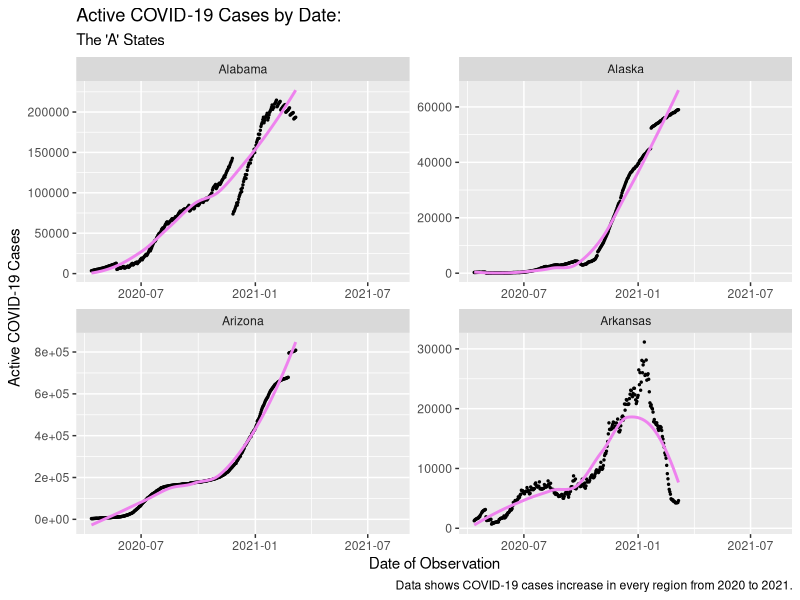
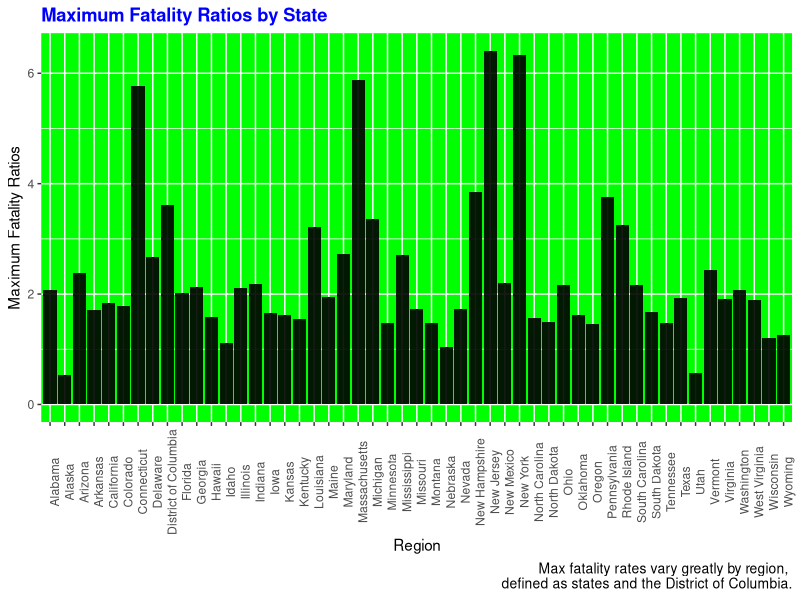
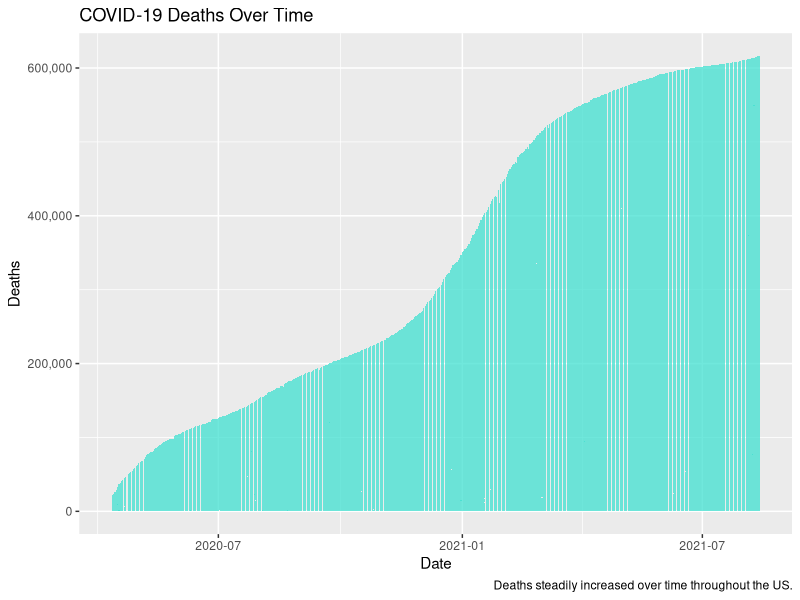

Source code (R) for these figures, in order:
library(tidyverse)
library(dplyr)
require(scales)

# Step I. 
  # This assigned the cleaned_covid_data.csv to a dataframe
df <- read_csv("cleaned_covid_data.csv")


# Step II. 
  # This is a subset of the previous dataframe that only includes states starting with "A"
Astates <- df[grepl("A", df$Province_State), ]


# Step III.
  # This is a plot of the previous subset, separated by state.
Astates %>% 
  ggplot(aes(x=Last_Update, y=Active)) +
  geom_point(size = 0.5, color = "black") +
  geom_smooth(se = FALSE, color = "violet") +
  facet_wrap(~Province_State, scales = "free") +
  labs(x="Date of Observation", 
       y="Active COVID-19 Cases", 
       title = "Active COVID-19 Cases by Date:",
       subtitle = "The 'A' States",
       caption = "Data shows COVID-19 cases increase in every region from 2020 to 2021.") +
  theme_get()


# Step IV. 
  # The first function creates the df subset using aggregate and max
state_max_fatality_ratio <- aggregate(Case_Fatality_Ratio ~ Province_State, data = df, max, na.rm = TRUE)
  # The second function changes the name of the second variable
names(state_max_fatality_ratio)[2] <- 'Maximum_Fatality_Ratio'
  # The third function reassigns the df subset to be sorted in descending order
state_max_fatality_ratio <- state_max_fatality_ratio[order(-state_max_fatality_ratio$Maximum_Fatality_Ratio), ]
 
 # Checking class type for each variable in state_max_fatality_ratio
str(state_max_fatality_ratio)
  # reassigned to a duplicate
state_max_fatality_ratio2 <- state_max_fatality_ratio
  # checked class of variable in-question
class(state_max_fatality_ratio$Province_State)
  # changed variable form chr to factor
state_max_fatality_ratio2$Province_State <- as.factor(state_max_fatality_ratio$Province_State)
  # double checked new df class types
str(state_max_fatality_ratio2)


# Step V. 
  # This function orders the variable "Province_State" in decreasing order
state_max_fatality_ratio2 <- state_max_fatality_ratio2[order(state_max_fatality_ratio$Province_State, 
                                                             decreasing = TRUE), ] 

# This creates a barplot with the desired specifications
  # The instructions were a little unclear, so I listed them by descending alphabetical order
  # given that the x-axis was defined as state and that's the specified "descending"
state_max_fatality_ratio2 %>% 
  ggplot(mapping = aes(x=Province_State, y=Maximum_Fatality_Ratio)) +
  geom_bar(mapping = aes_(x=state_max_fatality_ratio2$Province_State, 
                          y=state_max_fatality_ratio2$Maximum_Fatality_Ratio), 
           stat = "identity", fill="black", alpha=0.9) +
  labs(x="Region", 
       y="Maximum Fatality Ratios", 
       title = "Maximum Fatality Ratios by State",
       caption = "Max fatality rates vary greatly by region, \ndefined as states and the District of Columbia.") +
  theme(plot.caption = element_text(size = 10), 
               plot.title = element_text(hjust = 0, colour = "blue", face = "bold"),
        axis.text.x = element_text(angle = 90), panel.background = element_rect(fill = "green"))


# Step VI. BONUS; Fix ticks
deathsplot <- df %>% 
  group_by(Last_Update, Deaths) %>% 
  summarize()

deathsplot %>% 
  ggplot(aes(x=Last_Update, y=Deaths)) +
    geom_bar(mapping = aes_(x=deathsplot$Last_Update, 
                            y=deathsplot$Deaths), 
             stat = "identity", fill="turquoise", alpha=0.75) +
    labs(x="Date", y="Deaths",  title = "COVID-19 Deaths Over Time",
         caption = "Deaths steadily increased over time throughout the US.") +
    scale_y_continuous(labels = comma) 
